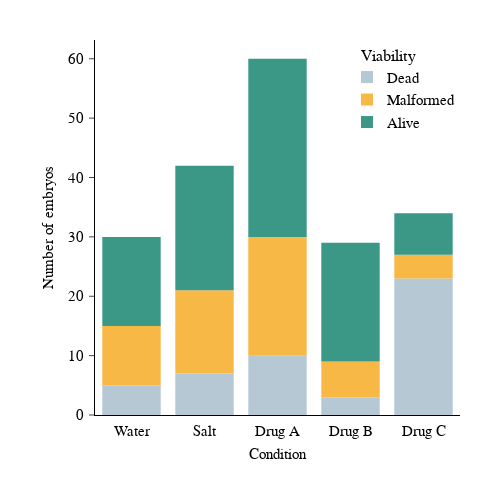

The notebook cell this image was saved under:
### Markdown cell above
# 2. Stacked bar chart with `plotly`

### Code cell
df = pd.DataFrame(data, columns=subcategories)
df["Categories"] = categories

fig = px.bar(
    df,
    x="Categories",
    y=subcategories,
    labels={"Categories": "Condition", "value": "Number of embryos"},
    color_discrete_map={
        "alive": apc.seaweed,
        "malformed": apc.canary,
        "dead": apc.denim,
    },
)

fig.update_layout(legend_title_text="viability")

apc.plotly.style_plot(fig, categorical_axes="x", monospaced_axes="y")
apc.plotly.style_legend(fig)
apc.plotly.add_commas_to_axis_tick_labels(fig)
apc.plotly.set_figure_dimensions(fig, "half_square")

fig.show()

### Figure 1 — Plotly figure (JSON) as saved in the notebook; plotly's stock layout.template omitted (floating-point values rounded to 4 significant figures)
{"data": [{"hovertemplate": "variable=dead<br>Condition=%{x}<br>Number of embryos=%{y}<extra></extra>", "legendgroup": "dead", "marker": {"color": "#B6C8D4", "pattern": {"shape": ""}}, "name": "Dead", "orientation": "v", "showlegend": true, "textposition": "auto", "type": "bar", "x": ["Water", "Salt", "Drug A", "Drug B", "Drug C"], "xaxis": "x", "y": [5, 7, 10, 3, 23], "yaxis": "y"}, {"hovertemplate": "variable=malformed<br>Condition=%{x}<br>Number of embryos=%{y}<extra></extra>", "legendgroup": "malformed", "marker": {"color": "#F7B846", "pattern": {"shape": ""}}, "name": "Malformed", "orientation": "v", "showlegend": true, "textposition": "auto", "type": "bar", "x": ["Water", "Salt", "Drug A", "Drug B", "Drug C"], "xaxis": "x", "y": [10, 14, 20, 6, 4], "yaxis": "y"}, {"hovertemplate": "variable=alive<br>Condition=%{x}<br>Number of embryos=%{y}<extra></extra>", "legendgroup": "alive", "marker": {"color": "#3B9886", "pattern": {"shape": ""}}, "name": "Alive", "orientation": "v", "showlegend": true, "textposition": "auto", "type": "bar", "x": ["Water", "Salt", "Drug A", "Drug B", "Drug C"], "xaxis": "x", "y": [15, 21, 30, 20, 7], "yaxis": "y"}], "layout": {"barmode": "relative", "height": 500, "legend": {"title": {"text": "Viability"}, "tracegroupgap": 0}, "width": 500, "xaxis": {"anchor": "y", "domain": [0, 1], "tickformat": ",", "ticks": "", "title": {"text": "Condition"}}, "yaxis": {"anchor": "x", "domain": [0, 1], "tickfont": {"family": "SuisseIntlMono", "size": 14.5}, "tickformat": ",", "title": {"text": "Number of embryos"}}}}
